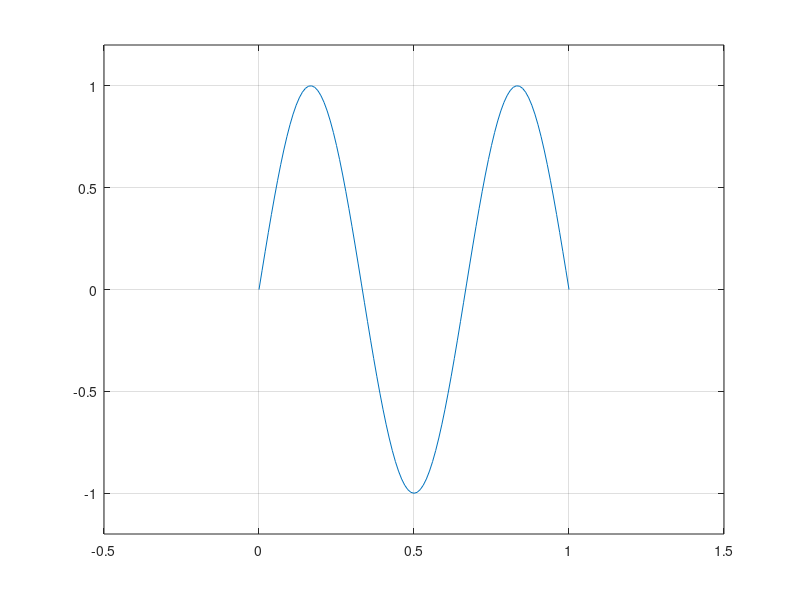

Write MATLAB code to recreate this figure.
% 20130511 XY511 22:15
% AbrahamX @ NWPU
% Just another file used in reviewing 
% "An Introduction to Matlab", v2.3, 
% By University of DUNDEE


% N = 10;
% h = 1/N;  % increment
% x = 0: h: 1;
% x = linspace(0, 1, 11)  Another approach.
% y = sin(3 * pi * x)

clf
N = 100;
h = 1/N;
x = 0: h: 1;
y = sin(3*pi*x);
plot(x, y)
axis([-0.5 1.5 -1.2 1.2])
grid on